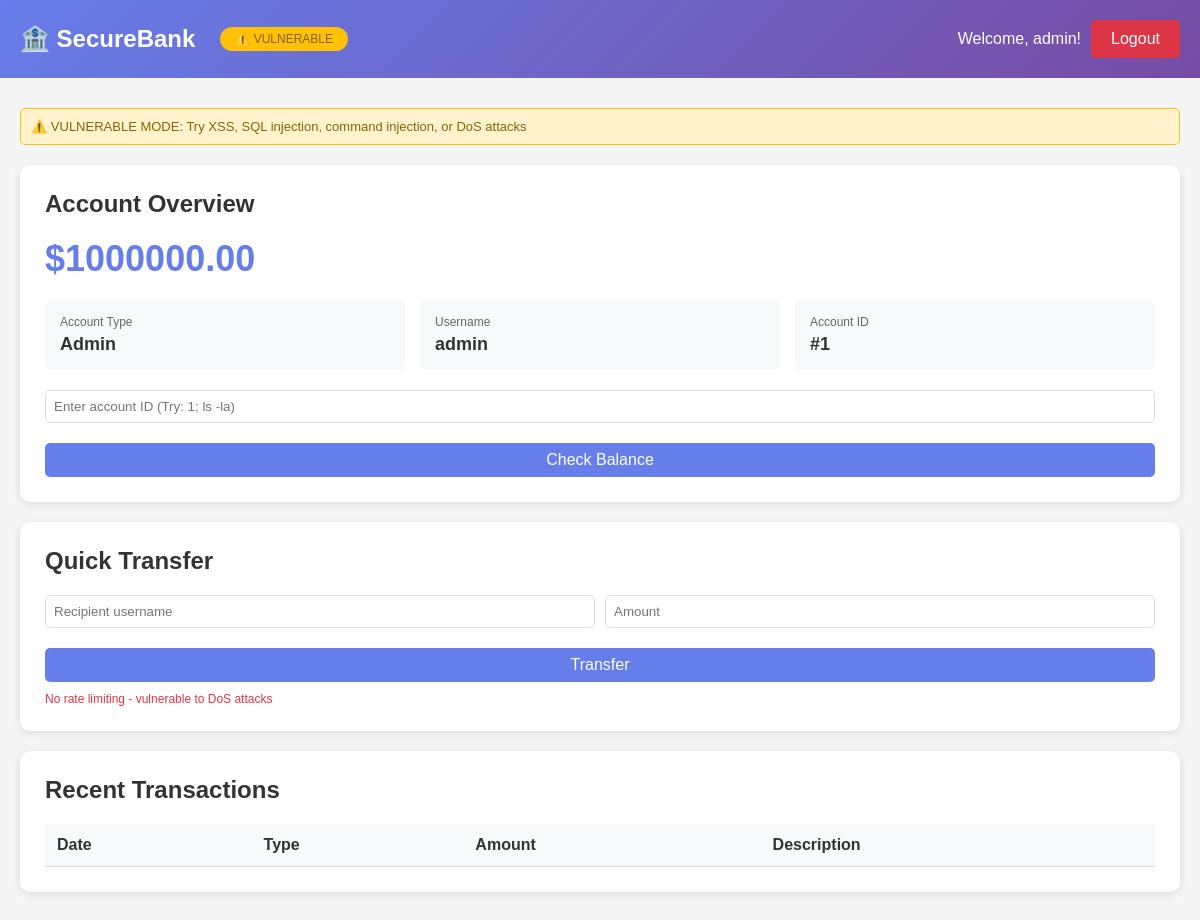
The app's page /dashboard (signed in) with its own data.
### tables this page shows
CREATE TABLE users
                 (id INTEGER PRIMARY KEY, username TEXT UNIQUE, password TEXT, 
                  password_hash TEXT, balance REAL, account_type TEXT, 
                  is_admin INTEGER, session_token TEXT, failed_attempts INTEGER DEFAULT 0,
                  locked_until TEXT);

### controllers/dashboard_controller.py (the view)
@dashboard_bp.route('/dashboard')
@login_required
def dashboard():
    conn = get_db_connection()
    c = conn.cursor()
    mode = get_security_mode()
    if mode == 'vulnerable':
        c.execute(f"SELECT * FROM users WHERE id={session['user_id']}")
    else:
        c.execute("SELECT * FROM users WHERE id=?", (session['user_id'],))
    user = c.fetchone()
    if mode == 'vulnerable':
        c.execute(f"SELECT * FROM transactions WHERE user_id={session['user_id']} ORDER BY timestamp DESC LIMIT 10")
    else:
        c.execute("SELECT * FROM transactions WHERE user_id=? ORDER BY timestamp DESC LIMIT 10",
                 (session['user_id'],))
    transactions = c.fetchall()
    conn.close()
    return render_template('dashboard.html', user=user, transactions=transactions, mode=mode)

### config/database.py (called while the page is built)
def get_db_connection():
    return sqlite3.connect(DATABASE_PATH)

### services/session_service.py (called while the page is built, shortened)
def validate_session():
    if get_security_mode() == 'vulnerable':
        return True

### templates/dashboard.html (shortened to what this page needs)
{% extends "partials/layout.html" %}
{% block content %}
<div class="header">
    <div class="header-left">
        <h1>🏦 SecureBank</h1>
        <span class="mode-badge-header {% if mode == 'vulnerable' %}vulnerable{% else %}secured{% endif %}">
            {% if mode == 'vulnerable' %}⚠️ VULNERABLE{% else %}🔒 SECURED{% endif %}
        </span>
    </div>
    <div class="header-right">
        <span>Welcome, {% if mode == 'secured' %}{{ user[1]|e }}{% else %}{{ user[1] }}{% endif %}!</span>
        <a href="/logout" class="btn-danger">Logout</a>
    </div>
</div>
<div class="container">
    {% if mode == 'vulnerable' %}
    <div class="security-info vulnerable-info">
        ⚠️ VULNERABLE MODE: Try XSS, SQL injection, command injection, or DoS attacks
    </div>
    {% else %}
    <div class="security-info secured-info">
        ✓ SECURED MODE: All inputs sanitized | SQL injection protected | XSS prevented | Rate limiting active
    </div>
    {% endif %}
    <div class="card">
        <h2>Account Overview</h2>
        <div class="balance">${{ "%.2f"|format(user[4]) }}</div>
        <div class="info-grid">
            <div class="info-item">
                <div class="info-label">Account Type</div>
                <div class="info-value">{% if mode == 'secured' %}{{ user[5]|e }}{% else %}{{ user[5] }}{% endif %}</div>
            </div>
            <div class="info-item">
                <div class="info-label">Username</div>
                <div class="info-value">{% if mode == 'secured' %}{{ user[1]|e }}{% else %}{{ user[1] }}{% endif %}</div>
            </div>
            <div class="info-item">
                <div class="info-label">Account ID</div>
                <div class="info-value">#{{ user[0] }}</div>
            </div>
        </div>
        <form method="POST" action="/check_balance" class="form-inline">
            <input type="text" name="account_id" placeholder="{% if mode == 'vulnerable' %}Enter account ID (Try: 1; ls -la){% else %}Enter account ID (numbers only){% endif %}" {% if mode == 'secured' %}pattern="[0-9]+" required{% endif %}>
            <button type="submit" class="btn-primary">Check Balance</button>
        </form>
    </div>
    <div class="card">
        <h2>Quick Transfer</h2>
        <form method="POST" action="/transfer" class="form-inline">
            <input type="text" name="recipient" placeholder="Recipient username" {% if mode == 'secured' %}pattern="[a-zA-Z0-9_]{3,50}" required{% endif %}>
            <input type="number" name="amount" placeholder="Amount" step="0.01" {% if mode == 'secured' %}min="0.01" max="10000" required{% endif %}>
            <button type="submit" class="btn-primary">Transfer</button>
        </form>
        {% if mode == 'secured' %}
        <p class="form-note">Maximum transfer: $10,000 | Rate limited to 5 per minute</p>
        {% else %}
        <p class="form-note vulnerable-note">No rate limiting - vulnerable to DoS attacks</p>
        {% endif %}
    </div>
    <div class="card">
        <h2>Recent Transactions</h2>
        <div class="table-container">
            <table>
                <thead>
                    <tr>
                        <th>Date</th>
                        <th>Type</th>
                        <th>Amount</th>
                        <th>Description</th>
                    </tr>
                </thead>
            </table>
        </div>
    </div>
</div>
{% endblock %}

### static/style.css (style rules this page uses)
* { margin: 0; padding: 0; box-sizing: border-box; }
body { font-family: Arial, sans-serif; background: #f5f5f5; }
.mode-badge-header { padding: 5px 15px; border-radius: 20px; font-size: 12px; margin-left: 15px; }
.mode-badge-header.vulnerable { background: #ffc107; color: #856404; }
.btn-primary { width: 100%; padding: 12px; background: #667eea; color: white; border: none; border-radius: 5px; font-size: 16px; cursor: pointer; margin-top: 10px; }
.btn-danger { padding: 10px 20px; background: #dc3545; color: white; border: none; border-radius: 5px; cursor: pointer; text-decoration: none; display: inline-block; }
.header { background: linear-gradient(135deg, #667eea 0%, #764ba2 100%); color: white; padding: 20px; display: flex; justify-content: space-between; align-items: center; flex-wrap: wrap; }
.header-left { display: flex; align-items: center; gap: 10px; }
.header-left h1 { font-size: 24px; }
.header-right { display: flex; gap: 10px; align-items: center; }
.container { max-width: 1200px; margin: 30px auto; padding: 0 20px; }
.card { background: white; padding: 25px; border-radius: 10px; box-shadow: 0 2px 10px rgba(0,0,0,0.1); margin-bottom: 20px; }
.card h2 { margin-bottom: 20px; color: #333; }
.security-info { padding: 10px; border-radius: 5px; margin-bottom: 20px; font-size: 13px; }
.vulnerable-info { background: #fff3cd; border: 1px solid #ffc107; color: #856404; }
.balance { font-size: 36px; color: #667eea; font-weight: bold; margin-bottom: 20px; }
.info-grid { display: grid; grid-template-columns: repeat(auto-fit, minmax(200px, 1fr)); gap: 15px; margin-top: 20px; margin-bottom: 20px; }
.info-item { padding: 15px; background: #f8f9fa; border-radius: 5px; }
.info-label { font-size: 12px; color: #666; margin-bottom: 5px; }
.info-value { font-size: 18px; font-weight: bold; color: #333; }
.form-inline { display: flex; gap: 10px; align-items: center; margin-top: 15px; flex-wrap: wrap; }
.form-inline input { padding: 8px; border: 1px solid #ddd; border-radius: 5px; flex: 1; min-width: 150px; }
.form-inline button { padding: 8px 20px; white-space: nowrap; }
.form-note { font-size: 12px; color: #666; margin-top: 10px; }
.vulnerable-note { color: #dc3545; }
.table-container { overflow-x: auto; }
table { width: 100%; border-collapse: collapse; }
th, td { padding: 12px; text-align: left; border-bottom: 1px solid #ddd; }
th { background: #f8f9fa; font-weight: bold; color: #333; }

### records on screen
users: username "admin", balance "1000000.00", account_type "Admin", id "1"
